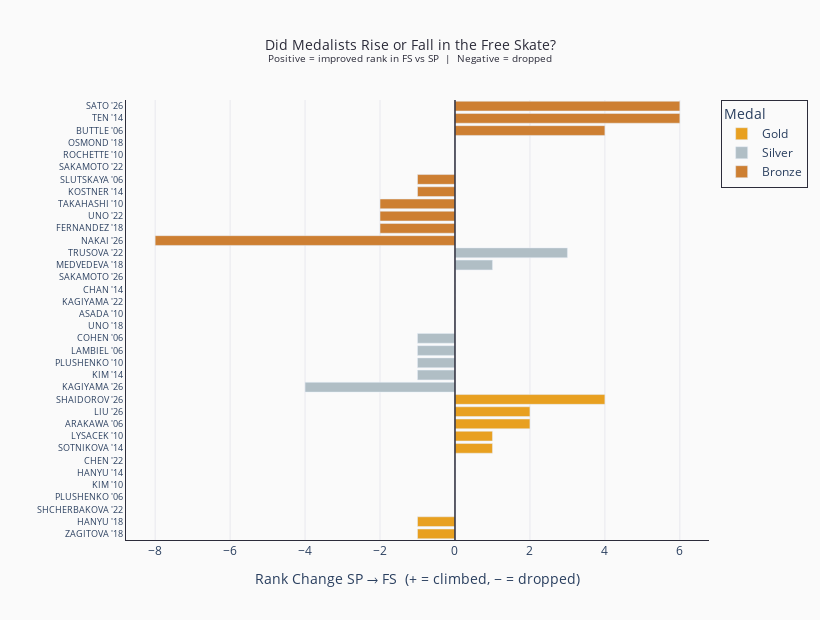

Notebook code for this chart:
### Markdown cell above
### Visual 1 — Who Rose and Who Fell Between SP and FS?
*Each bar is a medalist. Positive = improved their rank in the Free Skate. Negative = dropped. The bigger the bar, the more dramatic the swing.*

### Code cell
medalists_div = df_agg[df_agg['medal'].isin([1,2,3])].copy()
medalists_div['sp_rank']    = pd.to_numeric(medalists_div['sp_rank'],    errors='coerce')
medalists_div['fs_rank']    = pd.to_numeric(medalists_div['fs_rank'],    errors='coerce')
medalists_div['final_rank'] = pd.to_numeric(medalists_div['final_rank'], errors='coerce')
medalists_div = medalists_div.dropna(subset=['sp_rank','fs_rank','final_rank'])

medalists_div['rank_change'] = medalists_div['sp_rank'] - medalists_div['fs_rank']
medalists_div['label'] = (medalists_div['skater'].str.split().str[0] +
                          " '" + medalists_div['year'].astype(str).str[-2:])
medalists_div = medalists_div.sort_values('rank_change')

color_map  = {1: '#e8a020', 2: '#b0bec5', 3: '#cd7f32'}
medal_name = {1: 'Gold', 2: 'Silver', 3: 'Bronze'}

fig_div = go.Figure()
for medal in [1, 2, 3]:
    sub = medalists_div[medalists_div['medal'] == medal]
    fig_div.add_trace(go.Bar(
        x=sub['rank_change'], y=sub['label'], orientation='h',
        name=medal_name[medal], marker_color=color_map[medal],
        hovertemplate=(
            '<b>%{y}</b><br>'
            'SP Rank: %{customdata[0]:.0f}<br>'
            'FS Rank: %{customdata[1]:.0f}<br>'
            'Change: %{x:+.0f} places<extra></extra>'
        ),
        customdata=sub[['sp_rank','fs_rank']].values
    ))

fig_div.add_vline(x=0, line_color=SPINE_COLOR, line_width=1.5)
fig_div.update_layout(
    title=dict(
        text='Did Medalists Rise or Fall in the Free Skate?<br>'
             '<sup>Positive = improved rank in FS vs SP  |  Negative = dropped</sup>',
        font=dict(size=14, color=SPINE_COLOR), x=0.5, xanchor='center'),
    xaxis=dict(title='Rank Change SP → FS  (+ = climbed, − = dropped)',
               gridcolor='#e8e8ee', linecolor=SPINE_COLOR, zeroline=False),
    yaxis=dict(title='', linecolor=SPINE_COLOR, tickfont=dict(size=9)),
    barmode='relative',
    plot_bgcolor=BG_COLOR, paper_bgcolor=BG_COLOR,
    legend=dict(bordercolor=SPINE_COLOR, borderwidth=1, title='Medal'),
    hoverlabel=dict(bgcolor='white', bordercolor=SPINE_COLOR, font_size=12),
    width=820, height=620
)
fig_div.show()

### Figure 1 — Plotly figure (JSON) as saved in the notebook; plotly's stock layout.template omitted (floating-point values rounded to 4 significant figures)
{"data": [{"customdata": [[1.0, 2.0], [1.0, 2.0], [2.0, 2.0], [1.0, 1.0], [1.0, 1.0], [1.0, 1.0], [1.0, 1.0], [2.0, 1.0], [2.0, 1.0], [3.0, 1.0], [3.0, 1.0], [5.0, 1.0]], "hovertemplate": "<b>%{y}</b><br>SP Rank: %{customdata[0]:.0f}<br>FS Rank: %{customdata[1]:.0f}<br>Change: %{x:+.0f} places<extra></extra>", "marker": {"color": "#e8a020"}, "name": "Gold", "orientation": "h", "type": "bar", "x": [-1.0, -1.0, 0.0, 0.0, 0.0, 0.0, 0.0, 1.0, 1.0, 2.0, 2.0, 4.0], "y": ["ZAGITOVA '18", "HANYU '18", "SHCHERBAKOVA '22", "PLUSHENKO '06", "KIM '10", "HANYU '14", "CHEN '22", "SOTNIKOVA '14", "LYSACEK '10", "ARAKAWA '06", "LIU '26", "SHAIDOROV '26"]}, {"customdata": [[2.0, 6.0], [1.0, 2.0], [1.0, 2.0], [3.0, 4.0], [1.0, 2.0], [3.0, 3.0], [2.0, 2.0], [2.0, 2.0], [2.0, 2.0], [2.0, 2.0], [2.0, 1.0], [4.0, 1.0]], "hovertemplate": "<b>%{y}</b><br>SP Rank: %{customdata[0]:.0f}<br>FS Rank: %{customdata[1]:.0f}<br>Change: %{x:+.0f} places<extra></extra>", "marker": {"color": "#b0bec5"}, "name": "Silver", "orientation": "h", "type": "bar", "x": [-4.0, -1.0, -1.0, -1.0, -1.0, 0.0, 0.0, 0.0, 0.0, 0.0, 1.0, 3.0], "y": ["KAGIYAMA '26", "KIM '14", "PLUSHENKO '10", "LAMBIEL '06", "COHEN '06", "UNO '18", "ASADA '10", "KAGIYAMA '22", "CHAN '14", "SAKAMOTO '26", "MEDVEDEVA '18", "TRUSOVA '22"]}, {"customdata": [[1.0, 9.0], [2.0, 4.0], [3.0, 5.0], [3.0, 5.0], [3.0, 4.0], [2.0, 3.0], [3.0, 3.0], [3.0, 3.0], [3.0, 3.0], [6.0, 2.0], [9.0, 3.0], [9.0, 3.0]], "hovertemplate": "<b>%{y}</b><br>SP Rank: %{customdata[0]:.0f}<br>FS Rank: %{customdata[1]:.0f}<br>Change: %{x:+.0f} places<extra></extra>", "marker": {"color": "#cd7f32"}, "name": "Bronze", "orientation": "h", "type": "bar", "x": [-8.0, -2.0, -2.0, -2.0, -1.0, -1.0, 0.0, 0.0, 0.0, 4.0, 6.0, 6.0], "y": ["NAKAI '26", "FERNANDEZ '18", "UNO '22", "TAKAHASHI '10", "KOSTNER '14", "SLUTSKAYA '06", "SAKAMOTO '22", "ROCHETTE '10", "OSMOND '18", "BUTTLE '06", "TEN '14", "SATO '26"]}], "layout": {"barmode": "relative", "height": 620, "hoverlabel": {"bgcolor": "white", "bordercolor": "#2c2c3a", "font": {"size": 12}}, "legend": {"bordercolor": "#2c2c3a", "borderwidth": 1, "title": {"text": "Medal"}}, "paper_bgcolor": "#fafafa", "plot_bgcolor": "#fafafa", "shapes": [{"line": {"color": "#2c2c3a", "width": 1.5}, "type": "line", "x0": 0, "x1": 0, "xref": "x", "y0": 0, "y1": 1, "yref": "y domain"}], "title": {"font": {"color": "#2c2c3a", "size": 14}, "text": "Did Medalists Rise or Fall in the Free Skate?<br><sup>Positive = improved rank in FS vs SP  |  Negative = dropped</sup>", "x": 0.5, "xanchor": "center"}, "width": 820, "xaxis": {"gridcolor": "#e8e8ee", "linecolor": "#2c2c3a", "title": {"text": "Rank Change SP → FS  (+ = climbed, − = dropped)"}, "zeroline": false}, "yaxis": {"linecolor": "#2c2c3a", "tickfont": {"size": 9}, "title": {"text": ""}}}}
